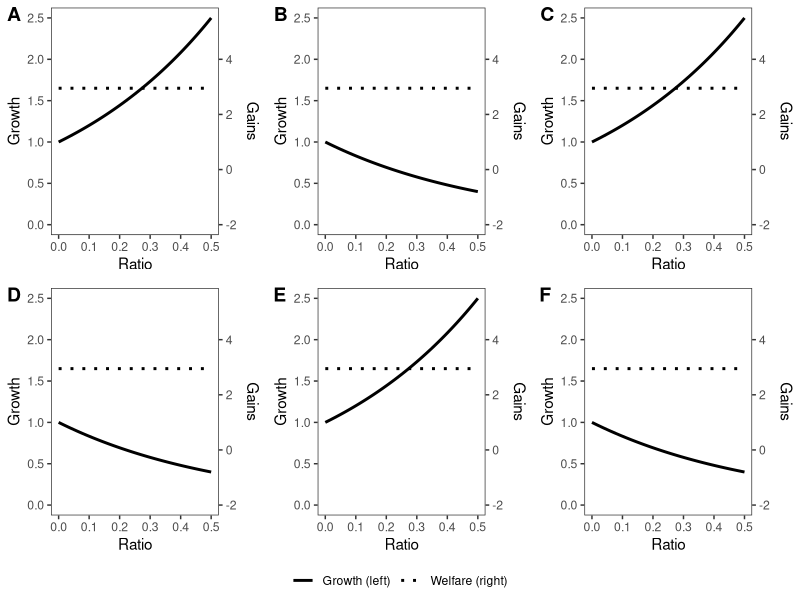
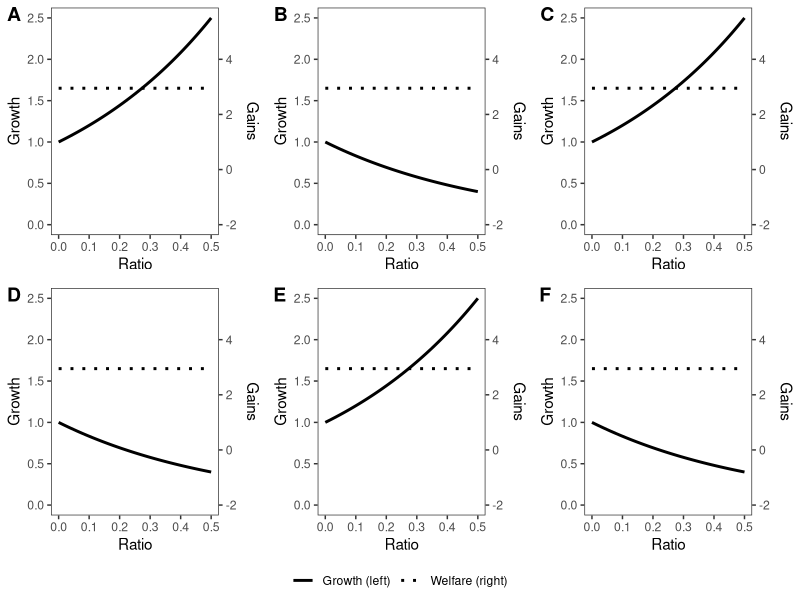

The R script that drew these images, in order:
# Multiple line graphs, shared legend

# Thomas Sampson, “Dynamic Selection: An Idea Flows Theory of Entry, Trade, and Growth,” 
# The Quarterly Journal of Economics 131, no. 1 (2016): 353


library(ggplot2)
library(magrittr)
library(haven)
library(tidyverse)
library(ggpubr)

#Define Function
f <- function(x, a, b) a * exp(b*x)
g <- function(x, a, b) a * exp(-b*x)

#Main frame
df <- data.frame(
  para1 = c(1.65,1),
  para2 = c(0,2*log(2.5)),
  label = c("Welfare (right)", "Growth (left)")
)

lc = c("Welfare (right)" = 3, "Growth (left)" = 1)

# Dataset for plot 1
p1df <- df %>%
  crossing(x = seq(0,0.5,0.01)) %>%
  mutate(y = f(x,para1,para2))

# plot 1
p1 <- ggplot(p1df, aes(x=x,y=y,linetype=label)) + 
  geom_line (size = 1) + 
  coord_cartesian(
    ylim = c(0,2.5)
  ) +
  scale_linetype_manual(values = lc) + 
  scale_y_continuous(
    sec.axis = sec_axis(~ (.-1) * 3 +1, name = "Gains")
  ) +
  labs(
    x = "Ratio",
    y = "Growth",
    linetype = "Legend"
  ) +
  theme_bw() + 
  theme(
    panel.grid.major = element_blank(),
    panel.grid.minor = element_blank(),
    legend.title = element_blank(),
    legend.position = c(0.2,0.8)
  ) 

# Dataset for plot 2
p2df <- p1df %>%
  mutate(y = g(x,para1,para2))

# plot 2
p2 <- ggplot(p2df, aes(x=x,y=y,linetype=label)) + 
  geom_line (size = 1) + 
  coord_cartesian(
    ylim = c(0,2.5)
  ) +
  scale_linetype_manual(values = lc) + 
  scale_y_continuous(
    sec.axis = sec_axis(~ (.-1) * 3 +1, name = "Gains")
  ) +
  labs(
    x = "Ratio",
    y = "Growth",
    linetype = "Legend"
  ) +
  theme_bw() + 
  theme(
    panel.grid.major = element_blank(),
    panel.grid.minor = element_blank(),
    legend.title = element_blank(),
    legend.position = c(0.2,0.8)
  ) 

# Emulate grid using plots 1 and 2
ggarrange(p1, p2, p1, p2, p1, p2, 
          ncol=3, nrow=2, 
          labels = "AUTO",
          align = "hv",
          common.legend = TRUE, legend="bottom")

ggsave(path=output_dir, filename="Line Graph QJE 9.png", width=8, height=6)
# Save as Example
# ggsave(path="src/relationship/", filename="Line Graph QJE 9-example.png", width=8, height=6)

